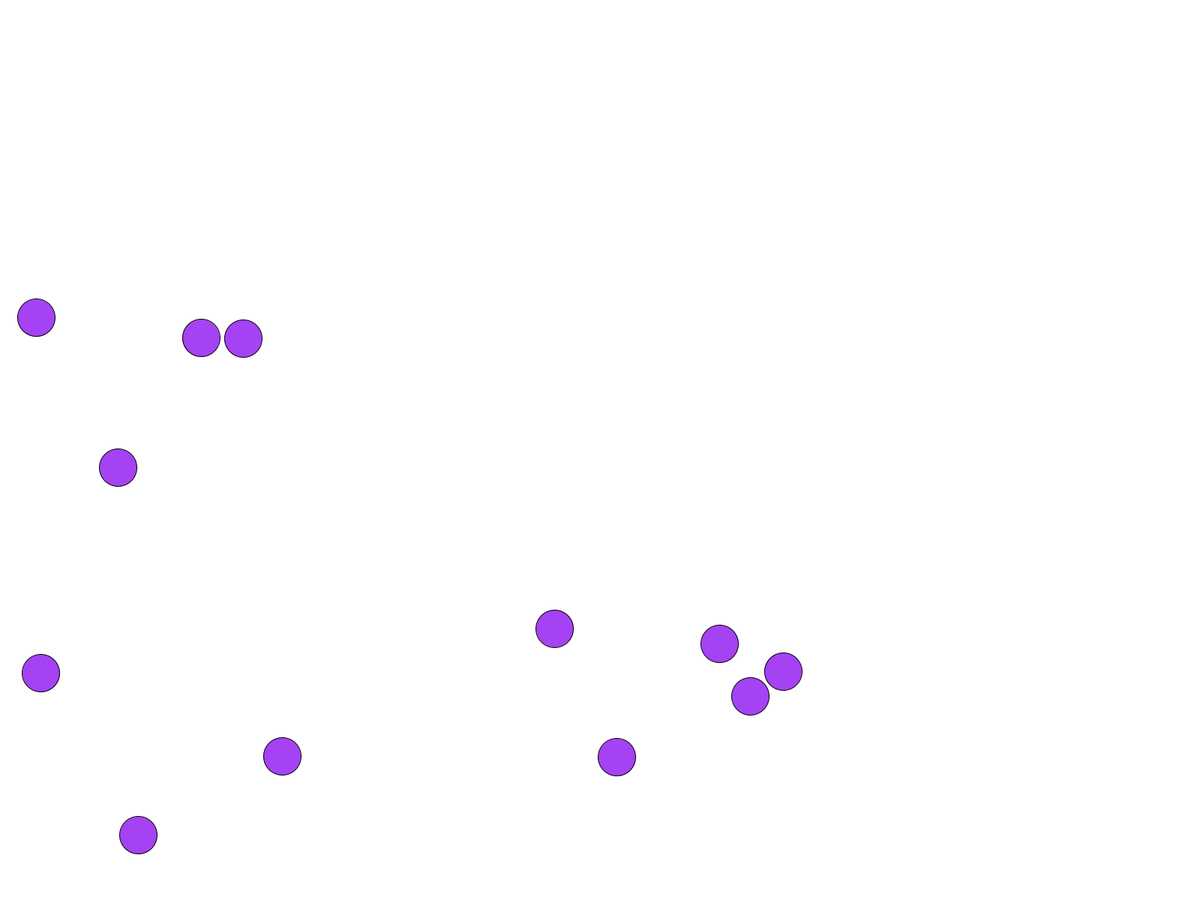
Frame 1 (no input)
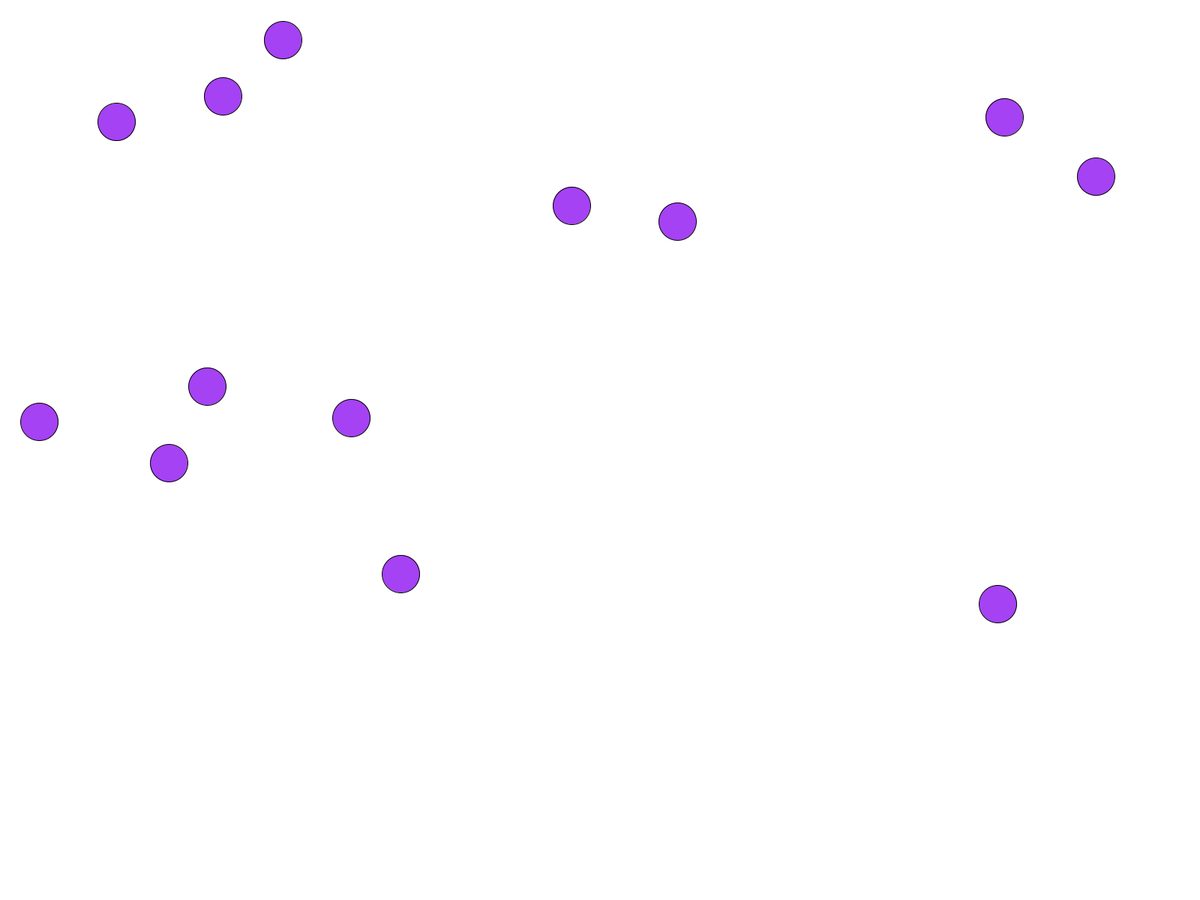
Frame 60 (the mouse pressed at the canvas centre just before this capture)
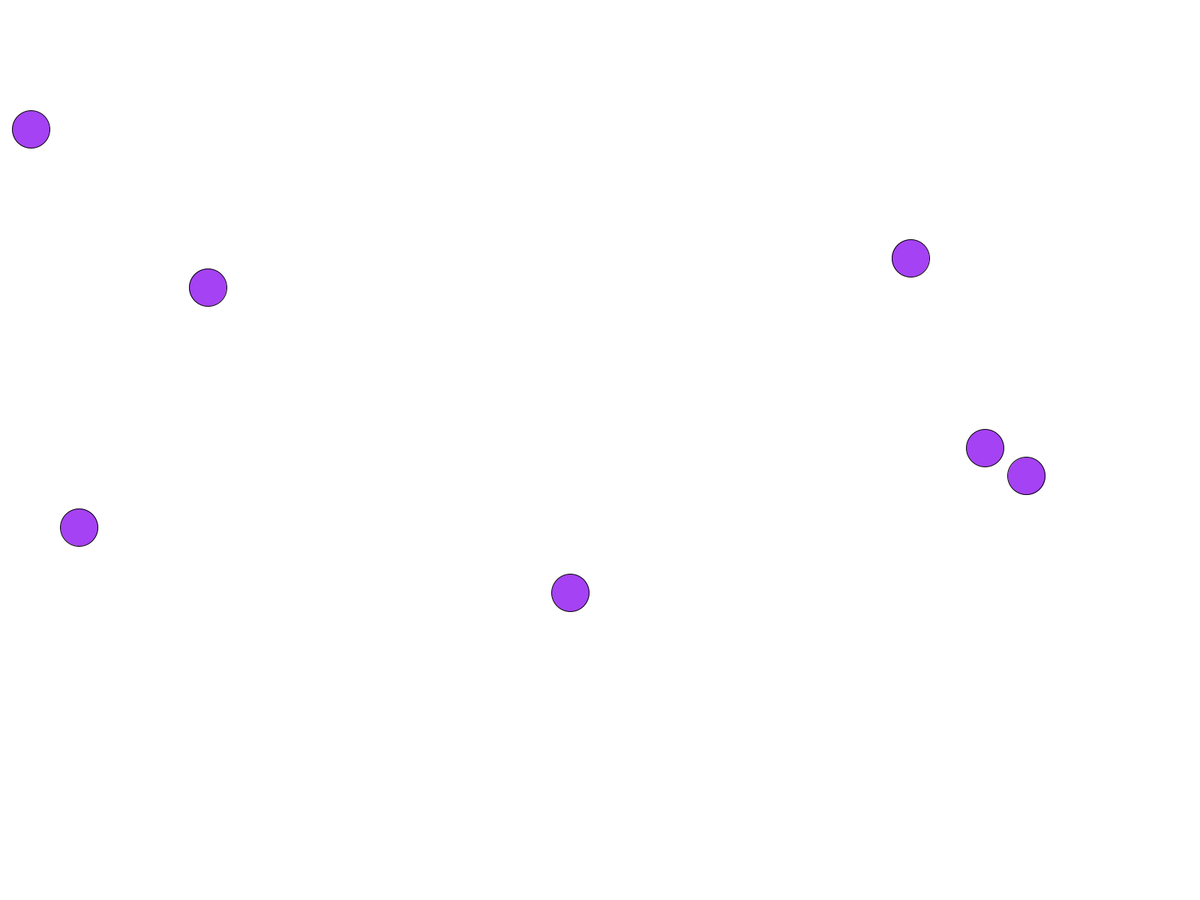
Frame 120 (the mouse held since frame 60 and released just before this capture)

The Processing sketch that drew these frames (run headless with seeded random() and noise(); from frame 60 on, the mouse is pressed at the canvas centre):

// Processing sketch: sample4
// ── sample4.pde
int l = 25,
    max_ = (2 << l) - 1;

float xs[] = new float[l],
      ys[] = new float[l],
      vxs[] = new float[l],
      vys[] = new float[l],
      r = 25;

color c = color(int(random(256)), int(random(256)), int(random(256)));


void setup() {
    //size(500, 500);
    fullScreen();
    for(int i=0; i<l; i++) {
        float order[] = {
            random(r, width - r),
            random(r, height - r),
            random(-10, 10),
            random(-10, 10),
        };
        xs[i] = order[0];
        ys[i] = order[1];
        vxs[i] = order[2];
        vys[i] = order[3];
    }
}

void draw() {
    background(255);
    fill(c);
    int m = round(random(max_));
    for(int i=0; i<l; i++) {
        if((m & (1 << i)) != 0) {
            ellipse(xs[i], ys[i], 2*r, 2*r);
        }
        xs[i] += vxs[i];
        ys[i] += vys[i];

        if(!(0 <= xs[i] - r && xs[i] + r <= width)) {
            vxs[i] *= -1;
        }
        if(!(0 <= ys[i] - r && ys[i] + r <= height)) {
            vys[i] *= -1;
        }
    }
    //background(255);
}

/*
    
    if(!(0 <= y - r && y + r <= height)) {
        vy *= -1;
    }
*/

float[][] coords = new float[10][2],
  vels = new float[10][2];

void setup_() {
    size(500, 500);
    for(int i=0; i<10; i++) {
        float[] order = {
            random(r, width - r),
            random(r, height - r),
            random(-10, 10),
            random(-10, 10),
        };
        coords[i][0] = order[0];
        coords[i][1] = order[1];
        vels[i][0] = order[2];
        vels[i][1] = order[3];
    }
}

void draw_() {
    background(255);
    fill(0, 0, 255);
    for(int i=0; i<10; i++) {
        ellipse(coords[i][0], coords[i][1], 2*r, 2*r);
        coords[i][0] += vels[i][0];
        coords[i][1] += vels[i][1];
        if(!(0 <= coords[i][0] - r && coords[i][0] + r <= width)) {
            vels[i][0] *= -1;
        }
        if(!(0 <= coords[i][1] - r && coords[i][1] + r <= height)) {
            vels[i][1] *= -1;
        }
    }
}
